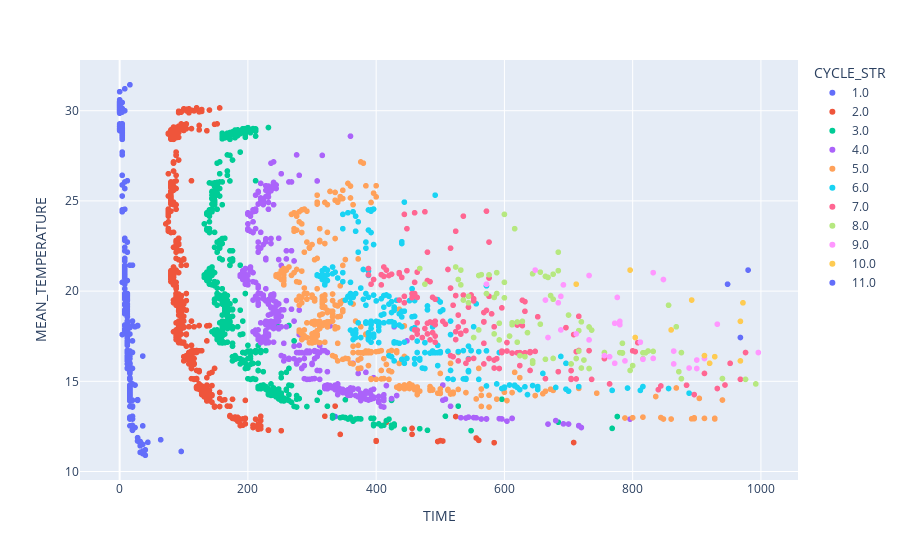

The notebook cell this image was saved under:
### Markdown cell above
# Visualize data before renumbering

### Code cell
px.scatter(peaks_row_1, x="TIME", y="MEAN_TEMPERATURE", color="CYCLE_STR", 
           hover_data=["POSITION_STR"])

### Figure 1 — Plotly figure (JSON) as saved in the notebook; plotly's stock layout.template omitted (floating-point values rounded to 4 significant figures; data arrays with more than 128 entries replaced by an {"elided": "..."} marker saying what was removed)
{"data": [{"customdata": {"elided": "427x1 str values"}, "hovertemplate": "CYCLE_STR=1.0<br>TIME=%{x}<br>MEAN_TEMPERATURE=%{y}<br>POSITION_STR=%{customdata[0]}<extra></extra>", "legendgroup": "1.0", "marker": {"color": "#636efa", "symbol": "circle"}, "mode": "markers", "name": "1.0", "showlegend": true, "type": "scattergl", "x": {"elided": "427 int values"}, "xaxis": "x", "y": {"elided": "427 float values"}, "yaxis": "y"}, {"customdata": {"elided": "530x1 str values"}, "hovertemplate": "CYCLE_STR=2.0<br>TIME=%{x}<br>MEAN_TEMPERATURE=%{y}<br>POSITION_STR=%{customdata[0]}<extra></extra>", "legendgroup": "2.0", "marker": {"color": "#EF553B", "symbol": "circle"}, "mode": "markers", "name": "2.0", "showlegend": true, "type": "scattergl", "x": {"elided": "530 int values"}, "xaxis": "x", "y": {"elided": "530 float values"}, "yaxis": "y"}, {"customdata": {"elided": "449x1 str values"}, "hovertemplate": "CYCLE_STR=3.0<br>TIME=%{x}<br>MEAN_TEMPERATURE=%{y}<br>POSITION_STR=%{customdata[0]}<extra></extra>", "legendgroup": "3.0", "marker": {"color": "#00cc96", "symbol": "circle"}, "mode": "markers", "name": "3.0", "showlegend": true, "type": "scattergl", "x": {"elided": "449 int values"}, "xaxis": "x", "y": {"elided": "449 float values"}, "yaxis": "y"}, {"customdata": {"elided": "371x1 str values"}, "hovertemplate": "CYCLE_STR=4.0<br>TIME=%{x}<br>MEAN_TEMPERATURE=%{y}<br>POSITION_STR=%{customdata[0]}<extra></extra>", "legendgroup": "4.0", "marker": {"color": "#ab63fa", "symbol": "circle"}, "mode": "markers", "name": "4.0", "showlegend": true, "type": "scattergl", "x": {"elided": "371 int values"}, "xaxis": "x", "y": {"elided": "371 float values"}, "yaxis": "y"}, {"customdata": {"elided": "314x1 str values"}, "hovertemplate": "CYCLE_STR=5.0<br>TIME=%{x}<br>MEAN_TEMPERATURE=%{y}<br>POSITION_STR=%{customdata[0]}<extra></extra>", "legendgroup": "5.0", "marker": {"color": "#FFA15A", "symbol": "circle"}, "mode": "markers", "name": "5.0", "showlegend": true, "type": "scattergl", "x": {"elided": "314 int values"}, "xaxis": "x", "y": {"elided": "314 float values"}, "yaxis": "y"}, {"customdata": {"elided": "217x1 str values"}, "hovertemplate": "CYCLE_STR=6.0<br>TIME=%{x}<br>MEAN_TEMPERATURE=%{y}<br>POSITION_STR=%{customdata[0]}<extra></extra>", "legendgroup": "6.0", "marker": {"color": "#19d3f3", "symbol": "circle"}, "mode": "markers", "name": "6.0", "showlegend": true, "type": "scattergl", "x": {"elided": "217 int values"}, "xaxis": "x", "y": {"elided": "217 float values"}, "yaxis": "y"}, {"customdata": {"elided": "144x1 str values"}, "hovertemplate": "CYCLE_STR=7.0<br>TIME=%{x}<br>MEAN_TEMPERATURE=%{y}<br>POSITION_STR=%{customdata[0]}<extra></extra>", "legendgroup": "7.0", "marker": {"color": "#FF6692", "symbol": "circle"}, "mode": "markers", "name": "7.0", "showlegend": true, "type": "scattergl", "x": {"elided": "144 int values"}, "xaxis": "x", "y": {"elided": "144 float values"}, "yaxis": "y"}, {"customdata": [["2"], ["2"], ["2"], ["2"], ["3"], ["3"], ["3"], ["3"], ["3"], ["3"], ["3"], ["3"], ["3"], ["3"], ["3"], ["3"], ["3"], ["3"], ["3"], ["3"], ["3"], ["3"], ["3"], ["3"], ["3"], ["3"], ["3"], ["3"], ["3"], ["4"], ["4"], ["4"], ["4"], ["4"], ["4"], ["4"], ["4"], ["4"], ["4"], ["4"], ["4"], ["4"], ["4"], ["4"], ["4"], ["4"], ["4"], ["4"], ["5"], ["5"], ["5"], ["5"], ["5"], ["5"], ["5"], ["5"], ["5"], ["5"], ["5"], ["6"], ["6"], ["6"], ["6"], ["6"], ["6"], ["6"], ["6"], ["6"], ["6"], ["6"], ["6"], ["6"], ["6"], ["6"], ["6"], ["6"], ["7"], ["8"], ["8"]], "hovertemplate": "CYCLE_STR=8.0<br>TIME=%{x}<br>MEAN_TEMPERATURE=%{y}<br>POSITION_STR=%{customdata[0]}<extra></extra>", "legendgroup": "8.0", "marker": {"color": "#B6E880", "symbol": "circle"}, "mode": "markers", "name": "8.0", "showlegend": true, "type": "scattergl", "x": [876, 976, 940, 992, 664, 624, 732, 876, 756, 644, 632, 724, 824, 832, 796, 644, 720, 712, 704, 872, 820, 716, 784, 816, 816, 676, 800, 780, 784, 552, 784, 716, 608, 656, 584, 612, 628, 620, 732, 560, 720, 592, 620, 636, 612, 868, 736, 592, 536, 588, 544, 856, 572, 584, 600, 672, 544, 676, 700, 656, 644, 476, 532, 564, 524, 684, 468, 600, 576, 532, 664, 560, 676, 588, 528, 668, 684, 616, 600], "xaxis": "x", "y": [15.15, 15.11, 15.15, 14.85, 16.22, 16.43, 15.71, 16.59, 16.59, 16.13, 16.36, 16.18, 16.68, 16.66, 15.6, 16.0, 15.74, 16.26, 15.96, 15.53, 16.58, 16.68, 16.57, 16.58, 16.25, 16.27, 15.87, 16.59, 16.58, 17.43, 17.11, 17.81, 17.51, 18.17, 17.63, 18.14, 18.32, 17.17, 18.01, 17.85, 18.3, 17.29, 18.29, 17.7, 18.24, 18.02, 17.84, 18.22, 19.5, 19.87, 19.35, 19.22, 19.86, 19.65, 19.63, 19.75, 19.71, 19.55, 18.67, 21.05, 20.96, 20.38, 21.17, 20.91, 21.34, 21.13, 21.25, 20.49, 20.9, 20.35, 20.82, 20.87, 20.94, 21.02, 20.64, 20.76, 22.16, 23.46, 24.25], "yaxis": "y"}, {"customdata": [["3"], ["3"], ["3"], ["3"], ["3"], ["3"], ["3"], ["3"], ["3"], ["3"], ["3"], ["3"], ["3"], ["4"], ["4"], ["4"], ["4"], ["4"], ["4"], ["4"], ["4"], ["4"], ["5"], ["5"], ["5"], ["5"], ["6"], ["6"], ["6"], ["6"], ["6"], ["6"]], "hovertemplate": "CYCLE_STR=9.0<br>TIME=%{x}<br>MEAN_TEMPERATURE=%{y}<br>POSITION_STR=%{customdata[0]}<extra></extra>", "legendgroup": "9.0", "marker": {"color": "#FF97FF", "symbol": "circle"}, "mode": "markers", "name": "9.0", "showlegend": true, "type": "scattergl", "x": [816, 756, 900, 996, 788, 764, 900, 772, 888, 912, 864, 864, 832, 668, 932, 712, 780, 780, 812, 688, 732, 772, 664, 684, 776, 688, 572, 648, 692, 732, 832, 848], "xaxis": "x", "y": [16.22, 16.43, 15.71, 16.59, 16.13, 16.36, 16.18, 16.0, 15.74, 16.26, 15.96, 16.68, 16.27, 17.43, 18.17, 17.63, 18.14, 18.32, 17.17, 17.85, 17.29, 18.22, 19.5, 19.35, 19.65, 19.71, 20.38, 21.17, 20.35, 20.87, 21.02, 20.64], "yaxis": "y"}, {"customdata": [["3"], ["3"], ["3"], ["3"], ["4"], ["4"], ["4"], ["5"], ["5"], ["6"], ["6"]], "hovertemplate": "CYCLE_STR=10.0<br>TIME=%{x}<br>MEAN_TEMPERATURE=%{y}<br>POSITION_STR=%{customdata[0]}<extra></extra>", "legendgroup": "10.0", "marker": {"color": "#FECB52", "symbol": "circle"}, "mode": "markers", "name": "10.0", "showlegend": true, "type": "scattergl", "x": [912, 968, 928, 920, 804, 968, 860, 892, 972, 712, 796], "xaxis": "x", "y": [16.43, 16.13, 16.36, 16.0, 17.43, 18.32, 17.85, 19.5, 19.35, 20.38, 21.17], "yaxis": "y"}, {"customdata": [["4"], ["6"], ["6"]], "hovertemplate": "CYCLE_STR=11.0<br>TIME=%{x}<br>MEAN_TEMPERATURE=%{y}<br>POSITION_STR=%{customdata[0]}<extra></extra>", "legendgroup": "11.0", "marker": {"color": "#636efa", "symbol": "circle"}, "mode": "markers", "name": "11.0", "showlegend": true, "type": "scattergl", "x": [968, 948, 980], "xaxis": "x", "y": [17.43, 20.38, 21.17], "yaxis": "y"}], "layout": {"legend": {"title": {"text": "CYCLE_STR"}, "tracegroupgap": 0}, "margin": {"t": 60}, "xaxis": {"anchor": "y", "domain": [0, 1], "title": {"text": "TIME"}}, "yaxis": {"anchor": "x", "domain": [0, 1], "title": {"text": "MEAN_TEMPERATURE"}}}}
